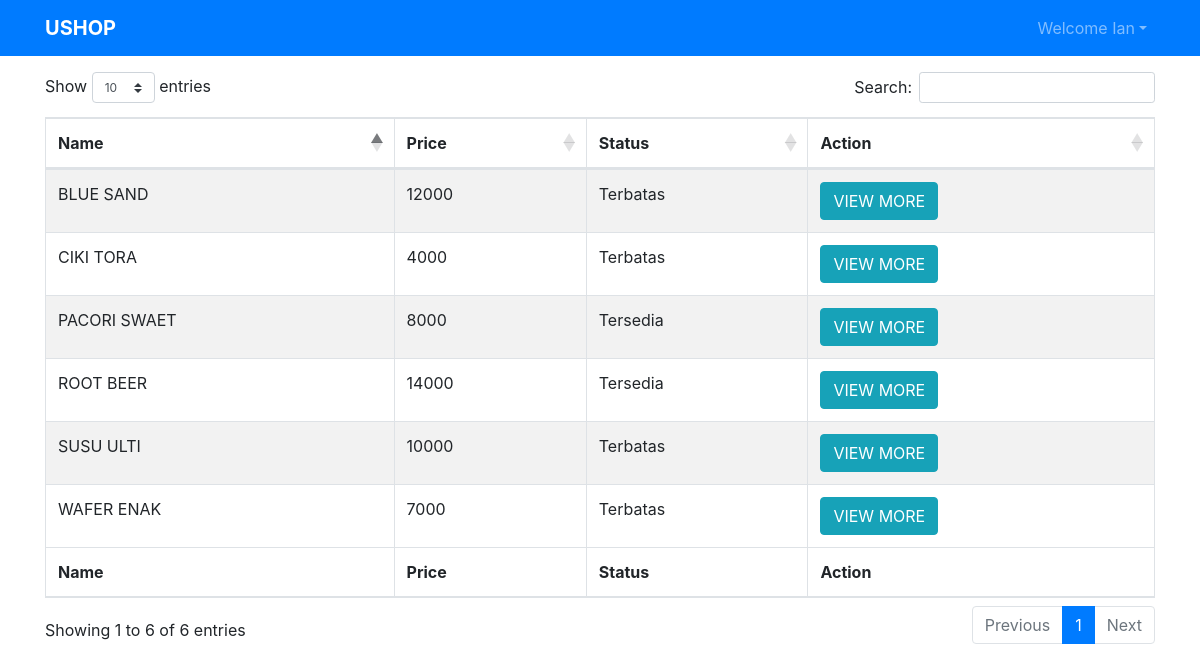
The page /view/customer.php (signed in) on the database its author committed.
### tables this page shows
CREATE TABLE `item` (
  `item_id` varchar(10) NOT NULL,
  `item_name` varchar(255) NOT NULL,
  `item_stock` int(11) NOT NULL,
  `item_price` int(11) NOT NULL,
  `item_desc` varchar(255) NOT NULL
);

### include/db.php (called while the page is built, shortened)
<?php
    class DBH
    {
        public function __construct()
        {
            $this->db = new PDO("mysql:host=localhost;dbname=ushop;charset=gbk", "root", "");
        }
    }
?>

### model/item.php (called while the page is built, shortened)
<?php
include_once '../include/db.php';
class Item extends DBH
{
    public function allItems()
    {
        $query = $this->db->prepare("SELECT * FROM `item`");
        $query->execute();
        return $query->fetchAll();
    }
}
?>

### view/customer.php (the view, shortened to what this page needs)
<?php
include 'header.php';
include '../model/item.php';
$data = new Item();
$items = $data->allItems();
?>
<div class="container mt-3 mx-auto mb-3">
    <table id="items" class="display table table-striped table-bordered">
        <thead>
            <tr>
                <th>Name</th>
                <th>Price</th>
                <th>Status</th>
                <th>Action</th>
            </tr>
        </thead>
        <tbody>
            <?php foreach ($items as $item) : ?>
            <tr>
                <td><?= $item['item_name'] ?></td>
                <td><?= $item['item_price'] ?></td>
                <td><?= $item['item_stock'] > 5 ? $item['item_stock'] > 15 ? 'Tersedia' : 'Terbatas' : 'Hampir habis' ?></td>
                <td>
                    <button id="view" class="btn btn-info" data-toggle="modal" data-target="#view<?= $item['item_id'] ?>">VIEW MORE</button>
                </td>
            </tr>
            <?php endforeach; ?>
        </tbody>
        <tfoot>
            <tr>
                <th>Name</th>
                <th>Price</th>
                <th>Status</th>
                <th>Action</th>
            </tr>
        </tfoot>
    </table>
</div>

### rows shown on the page
item: item_name "PACORI SWAET", item_price "8000", item_stock "Tersedia"
item: item_name "SUSU ULTI", item_price "10000", item_stock "Terbatas"
item: item_name "BLUE SAND", item_price "12000", item_stock "Terbatas"
item: item_name "ROOT BEER", item_price "14000", item_stock "Tersedia"
item: item_name "CIKI TORA", item_price "4000", item_stock "Terbatas"
item: item_name "WAFER ENAK", item_price "7000", item_stock "Terbatas"

### other values the page prints
$_SESSION['username'] "Ian"
